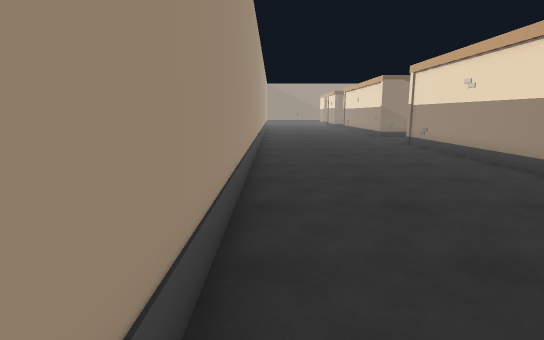
[1] (above)

24 first-person views from a walk through a scene from a Unity 3-D project. The camera is 1.4 m above the floor, tilts 10° down and sees 80° across. The floor is counted in squares, 1 m on a side. Each view is taken from the middle of a square. On the plan, view 1 faces up. The plan holds only what a view shows up to about 15 squares ahead; the rest is blank. The place goes on beyond the plan. The player is left out.

[2]
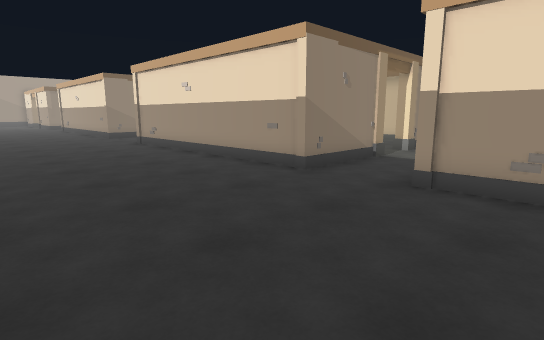

[3]
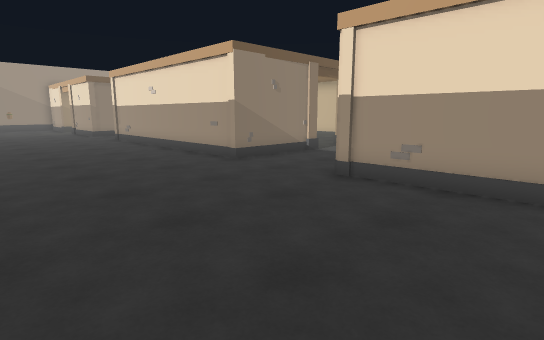

[4]
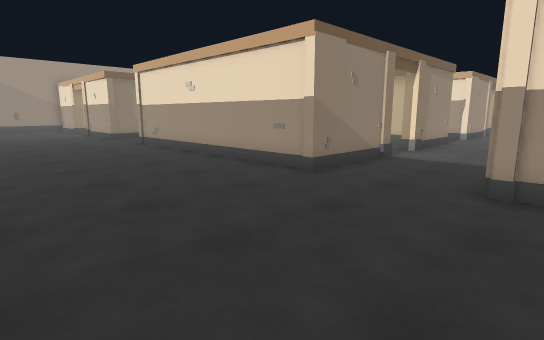

[5]
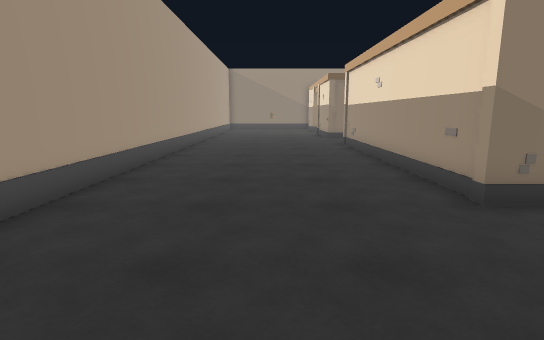

[6]
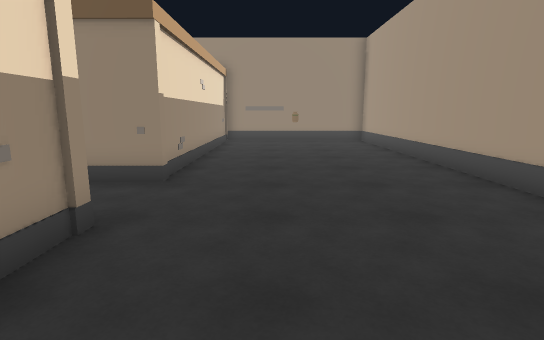

[7]
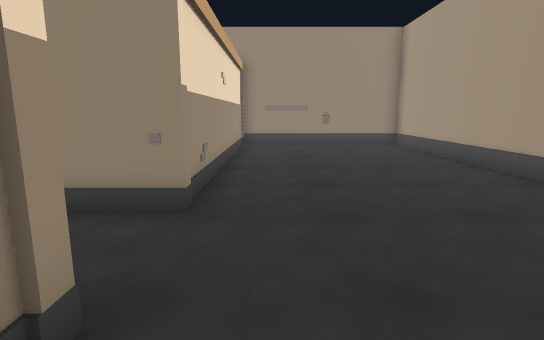

[8]
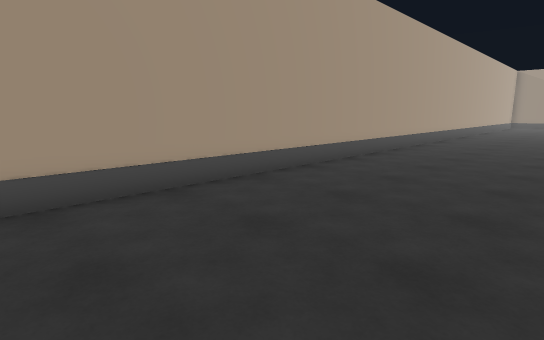

[9]
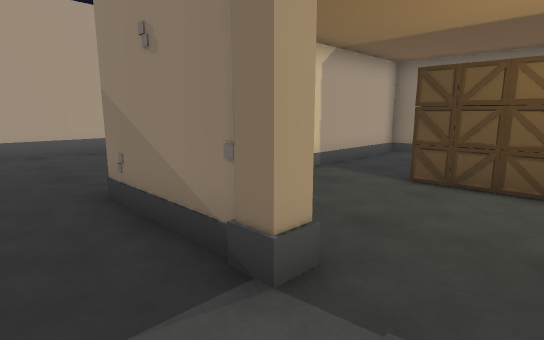

[10]
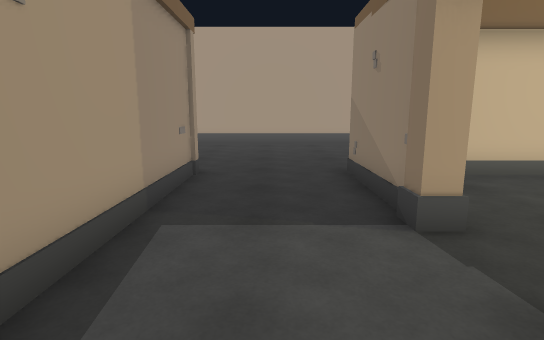

[11]
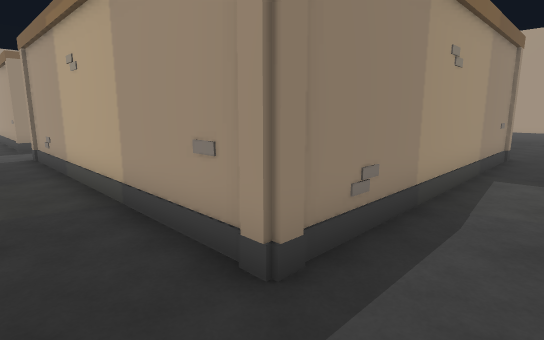

[12]
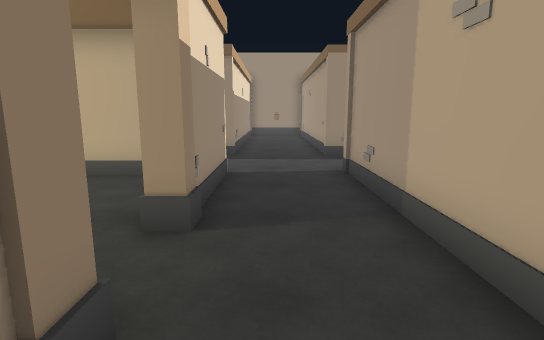

[13]
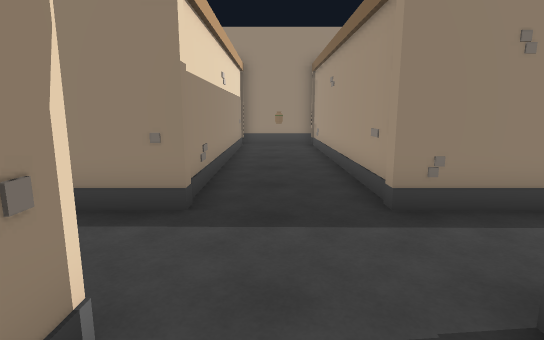

[14]
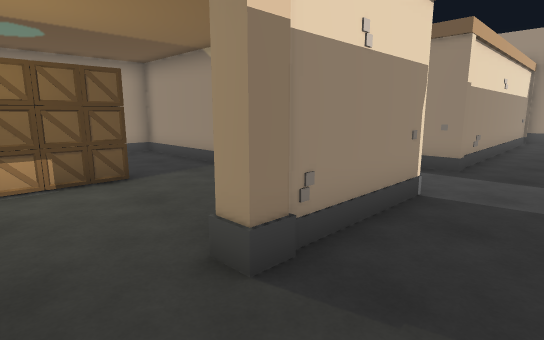

[15]
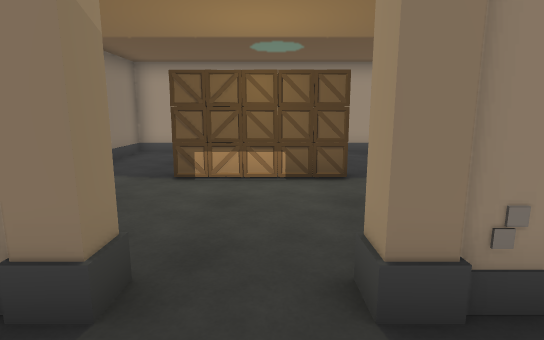

[16]
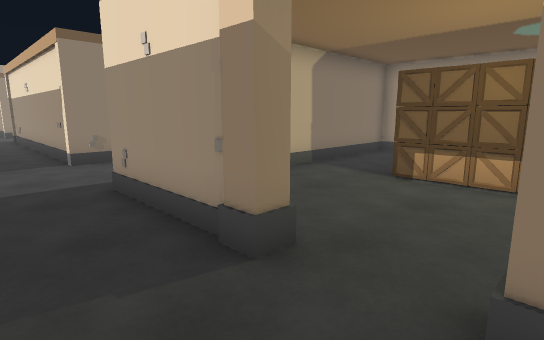

[17]
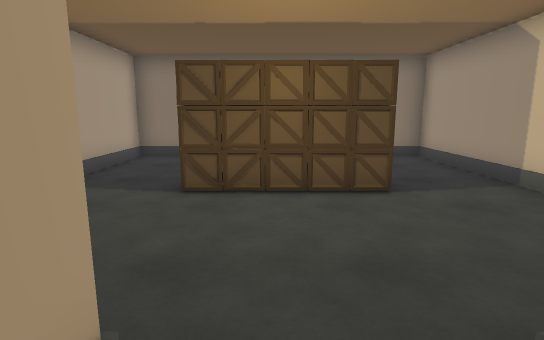

[18]
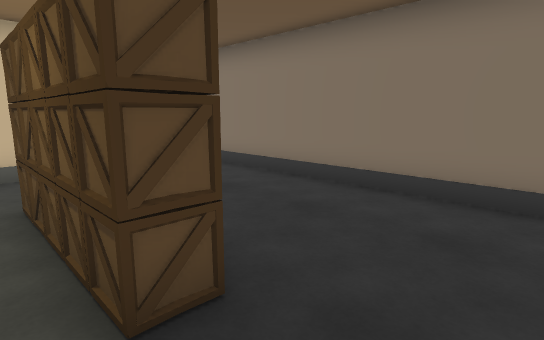

[19]
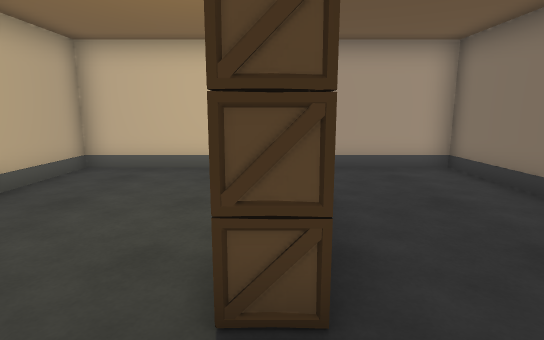

[20]
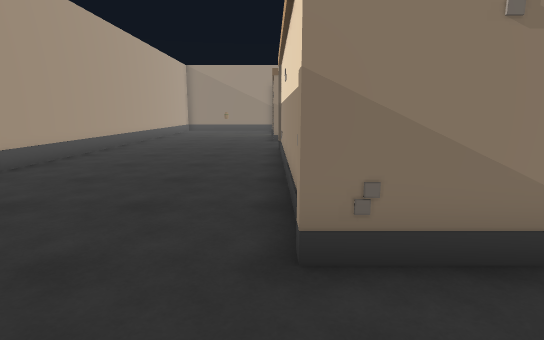

[21]
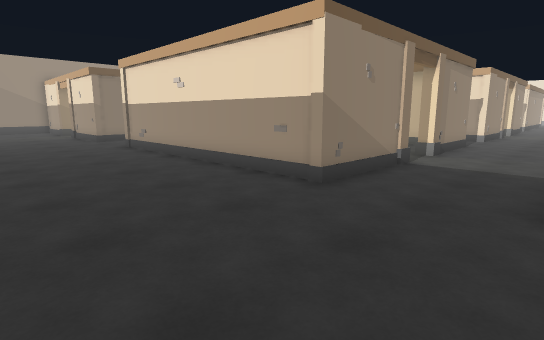

[22]
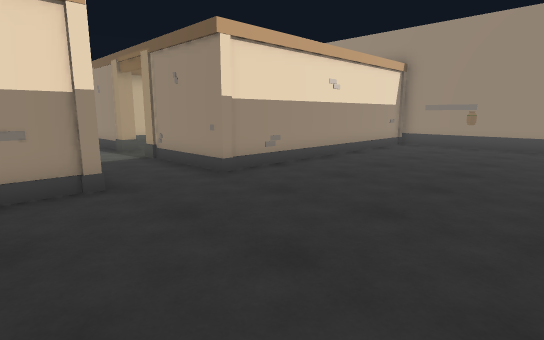

[23]
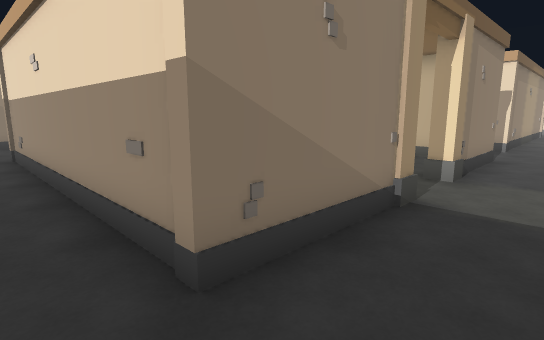

[24]
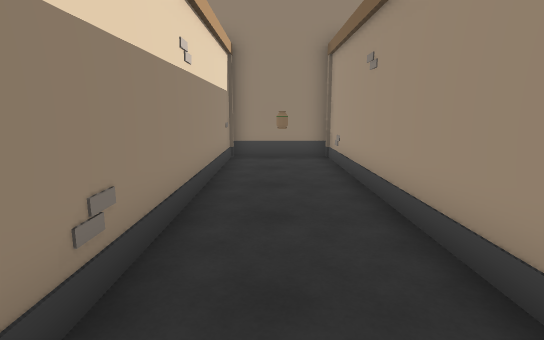

### Floor plan
Points are (right, up) in squares from view 1. A wall is a line through its corners. A room is listed if a view was taken in it or the views show most of it. See-through windows are left out.
Room 1 (views 1, 2, 3, 4, 5, 6, 7, 8, 9, 10, 11, 12, 17, 18, 19, 20, 21, 22, 23)
walls: (7.5, 19.2) (9.5, 19.2); (9.6, 18.8) (6.4, 18.8) (6.4, 26.5); (15.5, 18.8) (13.4, 18.8); (6.4, 5.1) (6.4, 15.2) (16.1, 15.2) (16.1, 12.5); (15.9, 23.6) (15.9, 28.6) (7.5, 28.6); (6.4, 28.4) (6.4, 29); (19.1, 18.8) (19.1, 19.2); (6.7, 28.5) (6.7, 19.5); (19.1, 12.4) (19.1, 14.5); (19.3, 20.4) (19.3, 26.4); (-0.6, 31.2) (-0.6, -7.6) (6.4, -7.6) (6.4, 2.4)
ways out: opening at (17.5, 13) to room 3; opening at (6, 3.5); opening at (16, 28.7)
objects: other object (3, -5); other object (6, 1); other object (6, 14); other object (6, 27); other object (6, 28); other object (10, 19); box (10, 24); box (11, 24); box (12, 24); box (13, 24); other object (15, 15); other object (19, 15)
Room 2 (views 13, 24)
walls: (19.1, 2) (19.1, 2.4) (21, 2.4); (16.1, 0.6) (16.1, -7.6) (19.2, -7.6); (19.5, 5.1) (19.1, 5.1) (19.1, 7.6); (22.5, 5.3) (20, 5.3); (19.3, -6.5) (19.3, 1.9); (16.1, 8.5) (16.1, 5.5)
ways out: opening at (17.5, 7.5) to room 3; opening at (14.5, 3.5)
objects: other object (16, 2); other object (18, -5); other object (19, 1)
Room 3 (views 14, 15, 16)
walls: (20.9, 5.7) (22.4, 5.7); (16.1, 12.5) (16.1, 8.5); (24.5, 14.8) (23.5, 14.8)
ways out: opening at (17.5, 13) to room 1; opening at (17.5, 7.5) to room 2
objects: other object (19, 8); other object (19, 9); other object (19, 12); box (24, 9); box (24, 10); box (24, 11); box (24, 12)

Positions as (right, up) in squares from view 1, and headings:
1: (0, 0), facing up
2: (0, 0), facing up-right
3: (0, 11), facing up-right
4: (0, 14), facing up-right
5: (3, 14), facing up
6: (4, 9), facing down
7: (5, 7), facing down
8: (5, 6), facing up-left
9: (12, 17), facing up-left
10: (14, 17), facing left
11: (18, 17), facing down-left
12: (18, 13), facing down
13: (18, 7), facing down
14: (17, 11), facing down-right
15: (17, 10), facing right
16: (17, 9), facing up-right
17: (11, 18), facing up
18: (15, 23), facing up-left
19: (15, 24), facing left
20: (6, 16), facing up
21: (1, 15), facing up-right
22: (0, 7), facing down-right
23: (5, 3), facing up-right
24: (18, 3), facing down
